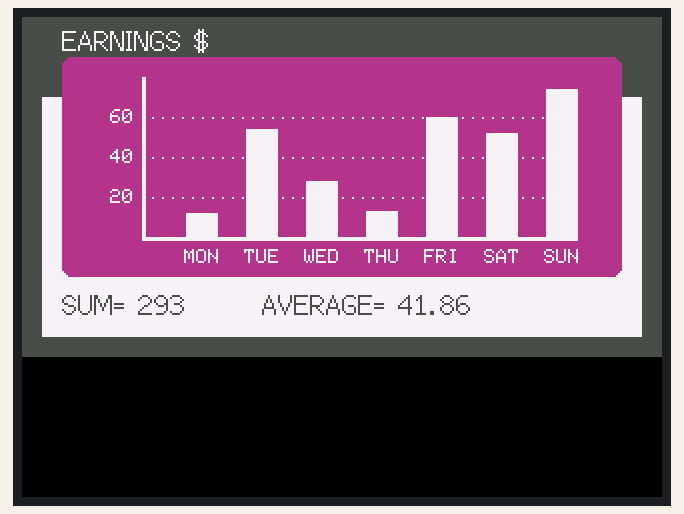
The sketch below on a simulated ESP32. Parts: 320×240 colour display. Random numbers use the default seed unless the sketch sets one.

Above: at 0.4 s.
At 3.5 s:
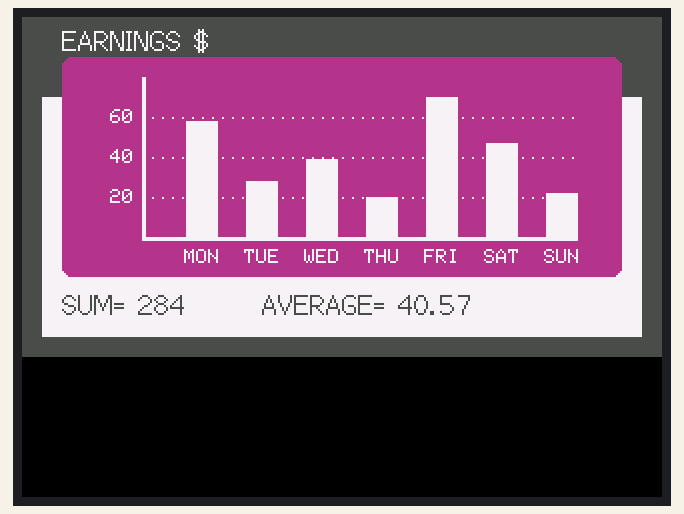
At 9.9 s:
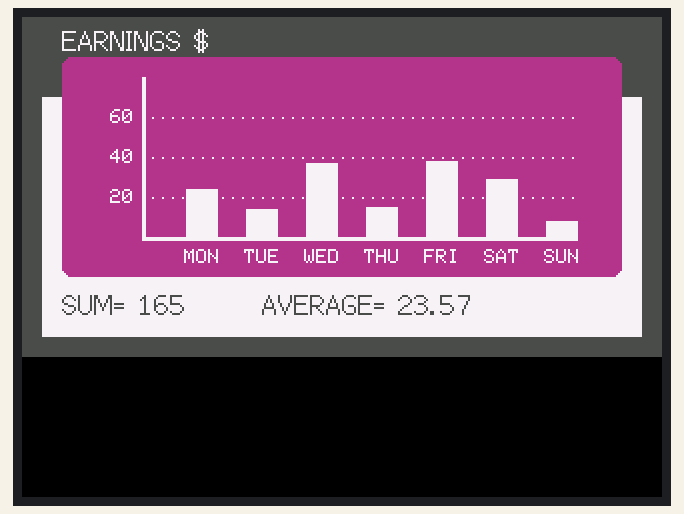
At 19.3 s:
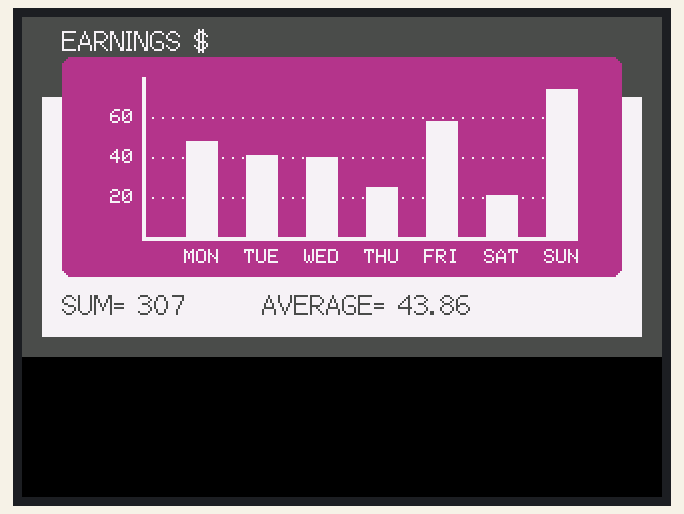
At 28.8 s:
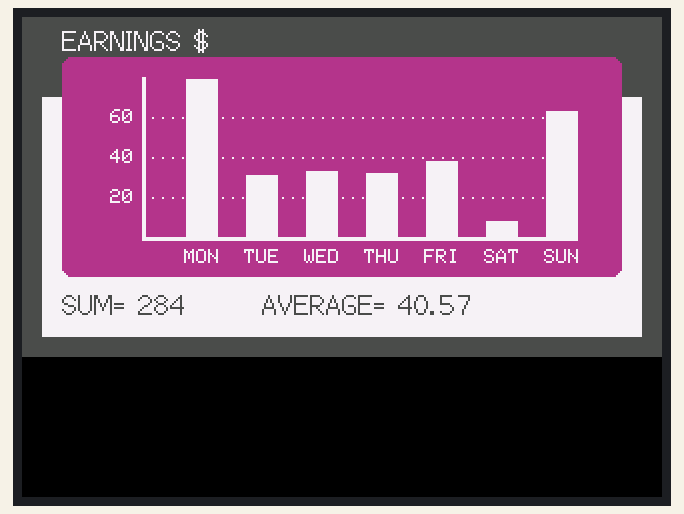
At 38.3 s:
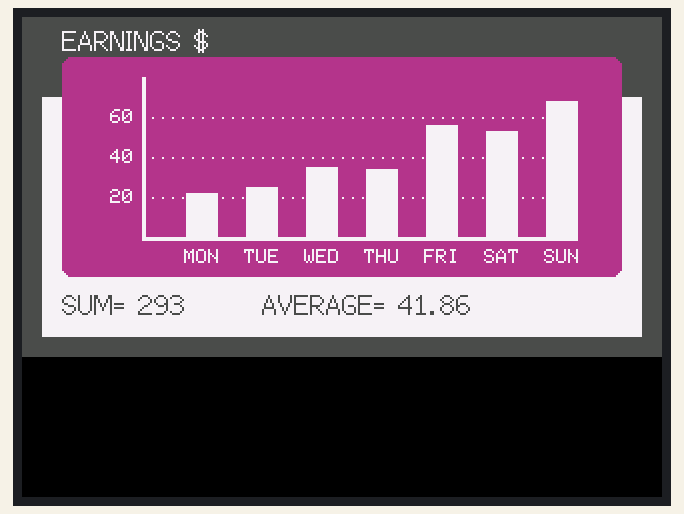

Measured:
- what the display in image 1 shows lasts 3.1 s, from 3.5 s to 6.6 s

The sketch:

GraphTutorial.ino
```cpp
#include <TFT_eSPI.h>
TFT_eSPI tft = TFT_eSPI();
TFT_eSprite sprite= TFT_eSprite(&tft);

#define color1 0xF79E
#define color2 0xB1B1
#define color3 0x4A69

String week[7]={"MON","TUE","WED","THU","FRI","SAT","SUN"};
int values[7]={0};
int sum=0;
float average=0.00;

void setup() {
  tft.init();
  tft.setRotation(1);
  sprite.createSprite(320,170);

}
void drawGraph()
  {
  sprite.fillSprite(color3);
  sprite.fillRect(10,40,300,120,color1);
  sprite.fillRoundRect(20,20,280,110,5,color2);
  sprite.fillRect(60,30,2,80,color1);
  sprite.fillRect(60,110,218,2,color1);

  sprite.setTextDatum(4);
  sprite.setTextColor(color1,color2);

    for(int i=2;i<8;i=i+2){
    sprite.drawString(String(i*10),50,110-(i*10));
    for(int j=0;j<218;j=j+5)
    sprite.drawPixel(60+j,110-(i*10),color1);
    }

  sum=0;
  for(int i=0;i<7;i++){
  sprite.drawString(week[i],90+(i*30),120);
  values[i]=random(5,80);
  sum=sum+values[i];
  sprite.fillRect(82+(i*30),110-values[i],16,values[i],color1);
  }

  average=sum/7.00;
  sprite.setTextDatum(0);
  sprite.setTextColor(color3,color1);

  sprite.drawString("SUM= "+String(sum),20,136,2);
  sprite.drawString("AVERAGE= "+String(average),120,136,2);

  sprite.setTextColor(color1,color3);
  sprite.drawString("EARNINGS $",20,4,2);


  sprite.pushSprite(0,0);
  }

void loop() {
 drawGraph();
 delay(3000);
}
```
